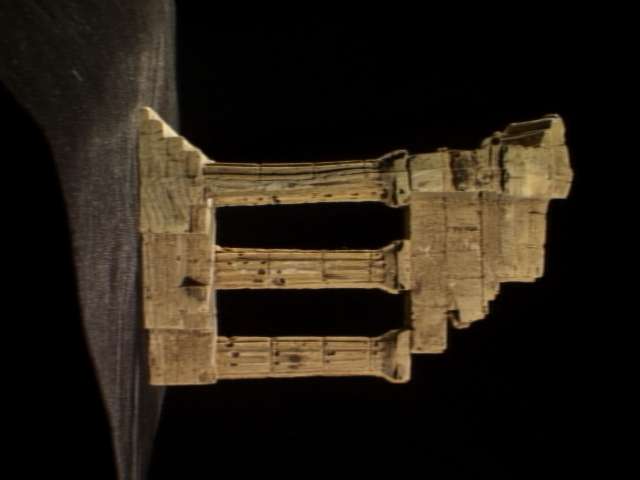
#> input picture temple/temple0001.png, 640 x 480 px; its folder holds only this picture in this run
$ python carve.py
#> lines starting #> are read from the running program, lines starting #| are printed output that depends on the picture; after the words box and inside, x2 and y2 are one past the last pixel; in counts of white or black regions, pixels touching at a corner belong together
from PIL import Image, ImageOps, ImageFilter
import numpy as np
import matplotlib.pyplot as plt
import linecache
import glob
import open3d as o3d

def create_mask(img_filepath, parameter_file, angle_file, num):
	'''
	Parameters: img_filepath (string)-- file path of img
		    parameter_file (string)-- camera parameter file path
		    angle_file (string)-- camera angle parameter file path
		    num (int)-- img number, used to refer which line of parameter files contains camera configuration info for snapshot
	Returns: tuple of...
		 1) img-- mask as open3d image
		 2) open3d pinhole camera params object
		 	intrinsic camera matrix (K)
		 	extrinsic camera matrix (R|t) with extra row from identity matrix to make a 4x4 matrix
	'''
#> called with img_filepath = './temple/temple0001.png', parameter_file = './temple/temple_par.txt', angle_file = './temple/temple_ang.txt', num = 1
	img = Image.open(img_filepath).convert('1').filter(ImageFilter.BLUR).filter(ImageFilter.MinFilter(3)).filter(ImageFilter.MinFilter)
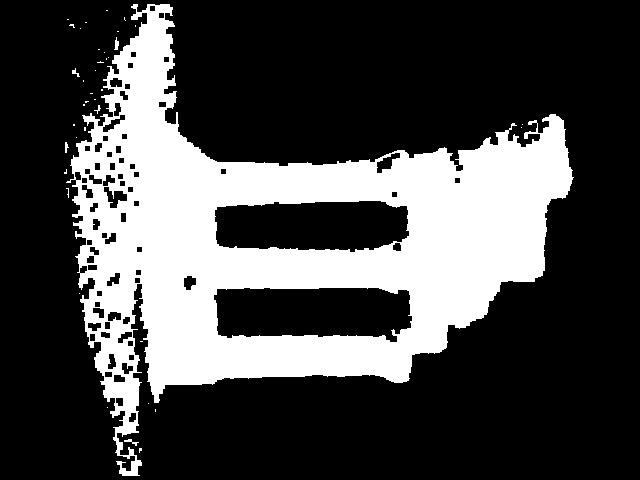
#> img: PIL image 640x480 1; 28.2% white; 39 white regions (33 under 20 px), largest, box (x1, y1, x2, y2) and area: (66, 4, 574, 476) 86352, (114, 37, 119, 50) 38, (124, 439, 139, 446) 36, (72, 68, 80, 77) 28, (65, 142, 69, 153) 27, (94, 105, 101, 114) 20
	img = img.resize((int(img.size[0]), int(img.size[1])))
	#plt.imshow(img)
	#plt.show()
	img = np.asarray(img, dtype='float32')

	parameter_str = linecache.getline(parameter_file, num + 1).split()[1:]
	angle_str = linecache.getline(angle_file, num).split()[:-1]

#> (the run stopped early here; a loop or call above may not have finished)

$ run again, on temple/temple0007.png
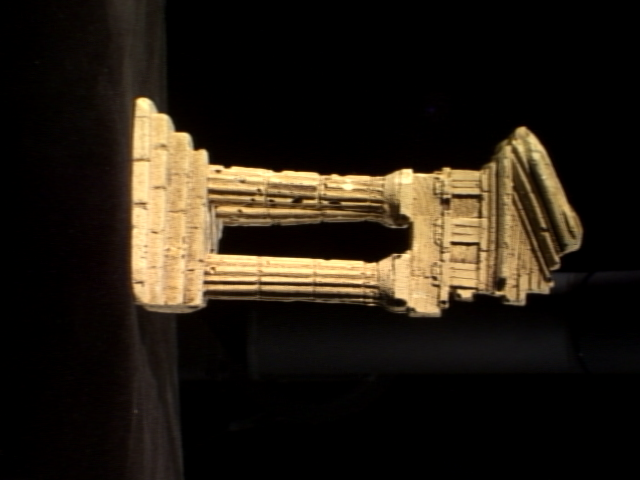
#> input picture temple/temple0007.png, 640 x 480 px
#> in create_mask, `img = Image.open(img_filepath).convert('1').filter(ImageFilter.BLUR).f..`:
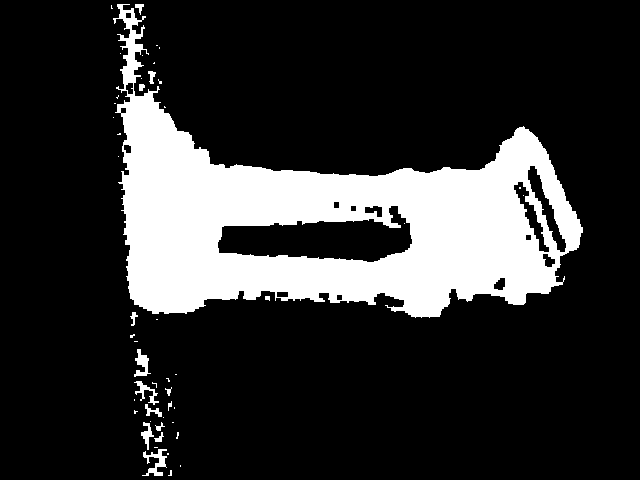
#> img: PIL image 640x480 1; 19.1% white; 49 white regions (34 under 20 px), largest, box (x1, y1, x2, y2) and area: (113, 4, 583, 318) 57171, (142, 449, 167, 476) 294, (134, 349, 151, 377) 225

$ run again, on temple/temple0011.png
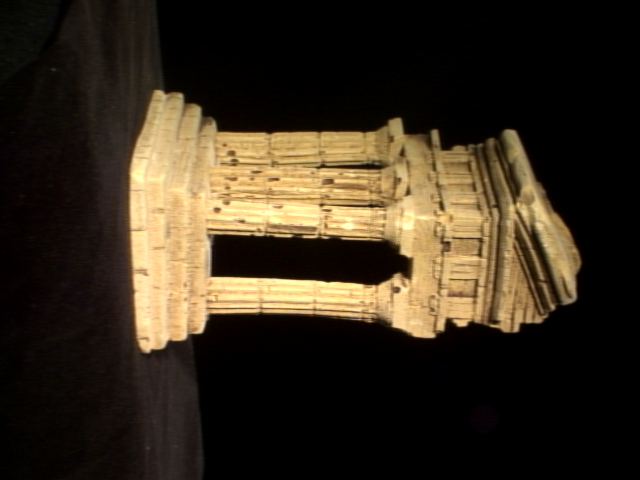
#> input picture temple/temple0011.png, 640 x 480 px
#> in create_mask, `img = Image.open(img_filepath).convert('1').filter(ImageFilter.BLUR).f..`:
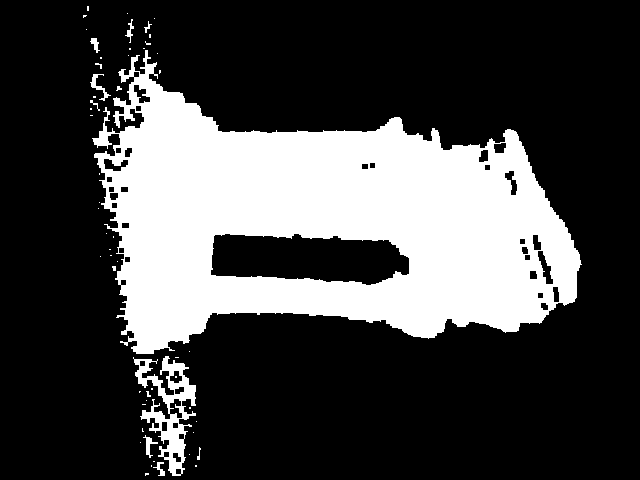
#> img: PIL image 640x480 1; 27% white; 56 white regions (46 under 20 px), largest, box (x1, y1, x2, y2) and area: (92, 50, 582, 354) 79370, (133, 356, 196, 476) 2680, (90, 74, 111, 101) 147

$ run again, on temple/temple0013.png
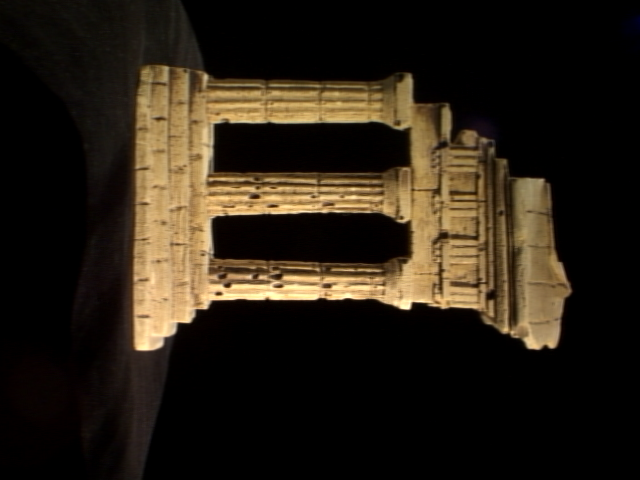
#> input picture temple/temple0013.png, 640 x 480 px
#> in create_mask, `img = Image.open(img_filepath).convert('1').filter(ImageFilter.BLUR).f..`:
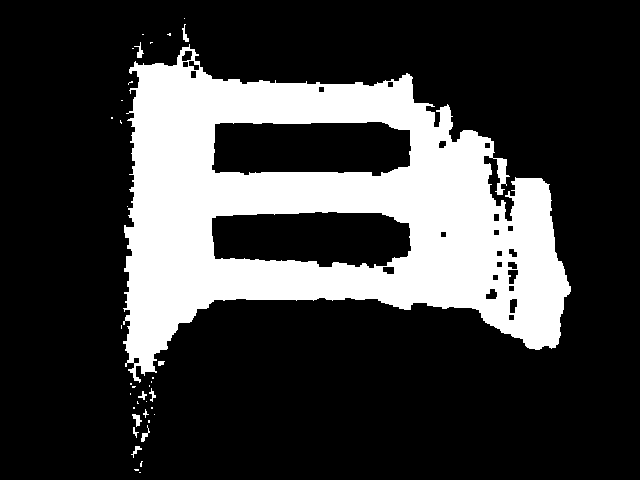
#> img: PIL image 640x480 1; 23.7% white; 37 white regions (27 under 20 px), largest, box (x1, y1, x2, y2) and area: (123, 44, 571, 383) 72275, (132, 414, 142, 427) 66, (134, 42, 144, 58) 58
